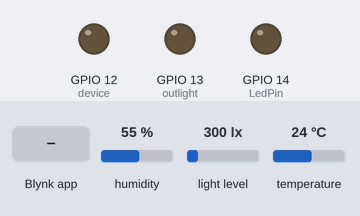
Bench run of a sketch on a simulated ESP8266 (NodeMCU). Shown: output pins drawn as LEDs (lit = HIGH). The inputs (shaded band) are chosen by the test bench; at power-on: humidity 55 %, light level 300 lx, temperature 24 °C. WiFi joins after 1.5 s; servers stay silent unless stated; what the sketch prints to the serial monitor is not drawn.

Above: at 3.0 s.
3.1 s: Blynk app writes 1 to V0
At 4.3 s:
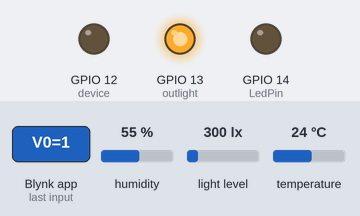
4.6 s: Blynk app writes 1 to V1
At 5.5 s:
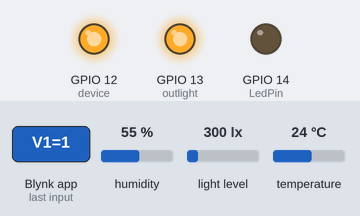
6.1 s: Blynk app writes 0 to V0
At 6.6 s:
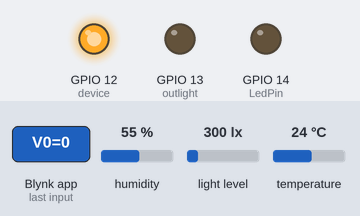
7.6 s: Blynk app writes 0 to V1
At 8.9 s:
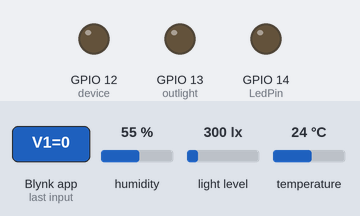
Timing chart, 0 to 10.1 s (numbered marks = the images above; inputs shaded):
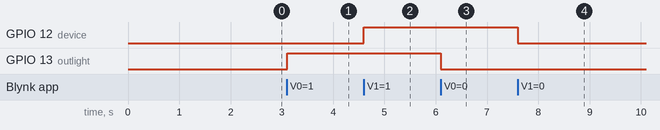

Measured:
- after the input at 3.1 s, GPIO 13 (outlight): LOW → HIGH at once
- after the input at 4.6 s, GPIO 12 (device): LOW → HIGH at once
- after the input at 6.1 s, GPIO 13 (outlight): HIGH → LOW at once
- after the input at 7.6 s, GPIO 12 (device): HIGH → LOW at once

The sketch:

blynk.ino
```cpp
/* Fill-in information from Blynk Device Info here */
#define BLYNK_TEMPLATE_ID "TMPL6cvq-57t4"
#define BLYNK_TEMPLATE_NAME "ESP8266"
#define BLYNK_AUTH_TOKEN "1vbRZBRZAOMWPW9wfEaj0RO_yKYJ0Tyx"

/* Comment this out to disable prints and save space */
#define BLYNK_PRINT Serial


#include <ESP8266WiFi.h>
#include <BlynkSimpleEsp8266.h>
#include <Adafruit_Sensor.h>
#include <DHT.h>
#include <Wire.h>
#include <BH1750.h>

// Your WiFi credentials.
// Set password to "" for open networks.
char ssid[] = "ESP8266_IOT";
char pass[] = "ESP8266_IOT";

//temperature and humidity sensor pin define
#define DHTPIN 2 //GPIO02 D4 PIN
#define DHTTYPE DHT22
DHT dht(DHTPIN, DHTTYPE); //define dhtpin and dht type(dht22)

#define LedPin 14 //GPIO14 D5 PIN
#define outlight 13 //GPIO14 D5 PIN
#define device 12 //GPIO14 D5 PIN

int automation;
BlynkTimer timer;
BH1750 lightMeter;


// This function is called every time the device is connected to the Blynk.Cloud
BLYNK_CONNECTED()
{
  Blynk.syncVirtual(V0);  // will cause BLYNK_WRITE(V0) to be executed
  Blynk.syncVirtual(V1  );  // will cause BLYNK_WRITE(V0) to be executed
  // Change Web Link Button message to "Congratulations!"
}
void setup_wifi() {

  delay(10);
  Serial.println();
  Serial.print("Connecting to ");
  Serial.println(ssid);
  WiFi.begin(ssid, pass);

  while (WiFi.status() != WL_CONNECTED) {

    delay(500);
    Serial.print(".");
  }

  randomSeed(micros());
  Serial.println("");
  Serial.println("WiFi connected");
  Serial.print("IP address: ");
  Serial.println(WiFi.localIP());
}
  BLYNK_WRITE(V0) // Executes when the value of virtual pin 0 changes
  {
    if(param.asInt() == 1)
    {
      // execute this code if the switch widget is now ON
      digitalWrite(outlight,HIGH);  // Set digital pin 2 HIGH
    }
    else
    {
      // execute this code if the switch widget is now OFF
      digitalWrite(outlight,LOW);  // Set digital pin 2 LOW
    }
  }
  BLYNK_WRITE(V1) // Executes when the value of virtual pin 0 changes
  {
    if(param.asInt() == 1)
    {
      // execute this code if the switch widget is now ON
      digitalWrite(device,HIGH);  // Set digital pin 2 HIGH
    }
    else
    {
      // execute this code if the switch widget is now OFF
      digitalWrite(device,LOW);  // Set digital pin 2 LOW
    }
  }
void setup()
{
  // Debug console
  Serial.begin(115200);

  pinMode(device, OUTPUT);
  pinMode(outlight, OUTPUT);
  pinMode(LedPin, OUTPUT);
  digitalWrite(LedPin, LOW);
  Wire.begin();  //(SDA, SCL);
  lightMeter.begin();
  dht.begin();
  setup_wifi();
  automation = 0;
  Blynk.begin(BLYNK_AUTH_TOKEN, ssid, pass);
}

void loop()
{
  Blynk.run();
  timer.run();
  float t = dht.readTemperature();
  float h = dht.readHumidity();
  uint16_t l = lightMeter.readLightLevel();
  if (l >= 10) {
    automation = 0;
    digitalWrite(LedPin, LOW);
  } else {
    automation = 1;
    digitalWrite(LedPin, HIGH);
  }
  if (isnan(h) || isnan(t)) {
    Serial.println("Failed to read from DHT sensor");
    return;
  }
  // send data collected from sensors to blynk
  Blynk.virtualWrite(V4,t);
  Blynk.virtualWrite(V5,h);
  Blynk.virtualWrite(V6,l);
}
```
